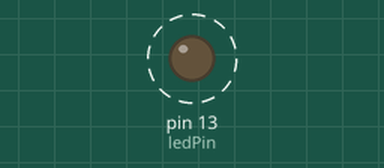
Recording of a sketch running on a simulated Arduino Uno, built with avr-gcc and run on an emulated ATmega328P. Parts: output pins drawn as LEDs (lit = HIGH). Dashed ring = blinking.

Above: at 0.2 s.
Timing chart, 0 to 3.0 s (numbered marks = the images above):
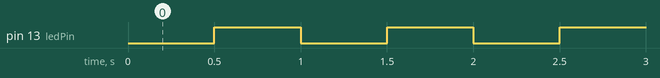

The sketch:

E02_Blink_Leds_millis.ino
```cpp
const int ledPin = 13;
unsigned long previousMillis = 0;
const unsigned long interval = 500;

bool ledState = false;

void setup() {
  pinMode(ledPin, OUTPUT);
}

void loop() {
  unsigned long currentMillis = millis();

  if (currentMillis - previousMillis >= interval) {
    previousMillis = currentMillis;

    // Cambiar el estado del LED
    ledState = !ledState;

    if (ledState) {
      digitalWrite(ledPin, HIGH);
    } else {
      digitalWrite(ledPin, LOW);
    }
  }
}
```

Measured:
- by itself, pin 13 (ledPin): alternates HIGH for 0.50 s and LOW for 0.50 s
